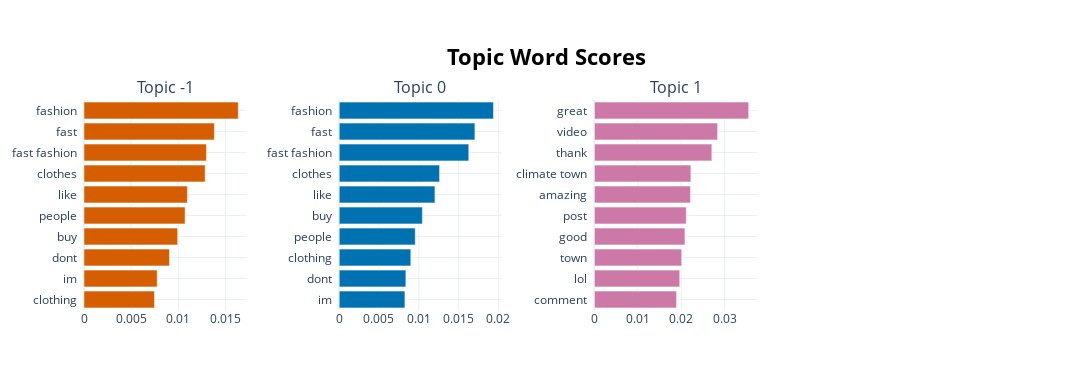

Notebook code cell kept with this figure:
### Code cell
visualize_barchart(model, n_words=10, top_n_topics=3, height=300, width=300)

### Figure 1 — Plotly figure (JSON) as saved in the notebook; plotly's stock layout.template omitted (floating-point values rounded to 4 significant figures)
{"data": [{"marker": {"color": "#D55E00"}, "orientation": "h", "type": "bar", "x": [0.007476, 0.007758, 0.00906, 0.00993, 0.01071, 0.01096, 0.01284, 0.01298, 0.01382, 0.01635], "xaxis": "x", "y": ["clothing  ", "im  ", "dont  ", "buy  ", "people  ", "like  ", "clothes  ", "fast fashion  ", "fast  ", "fashion  "], "yaxis": "y"}, {"marker": {"color": "#0072B2"}, "orientation": "h", "type": "bar", "x": [0.008258, 0.008379, 0.008998, 0.009555, 0.01045, 0.01203, 0.01261, 0.01628, 0.01706, 0.01939], "xaxis": "x2", "y": ["im  ", "dont  ", "clothing  ", "people  ", "buy  ", "like  ", "clothes  ", "fast fashion  ", "fast  ", "fashion  "], "yaxis": "y2"}, {"marker": {"color": "#CC79A7"}, "orientation": "h", "type": "bar", "x": [0.01895, 0.01967, 0.02013, 0.02087, 0.02118, 0.02214, 0.02224, 0.02708, 0.0284, 0.03557], "xaxis": "x3", "y": ["comment  ", "lol  ", "town  ", "good  ", "post  ", "amazing  ", "climate town  ", "thank  ", "video  ", "great  "], "yaxis": "y3"}], "layout": {"annotations": [{"font": {"size": 16}, "showarrow": false, "text": "Topic -1", "x": 0.0875, "xanchor": "center", "xref": "paper", "y": 1, "yanchor": "bottom", "yref": "paper"}, {"font": {"size": 16}, "showarrow": false, "text": "Topic 0", "x": 0.3625, "xanchor": "center", "xref": "paper", "y": 1, "yanchor": "bottom", "yref": "paper"}, {"font": {"size": 16}, "showarrow": false, "text": "Topic 1", "x": 0.6375, "xanchor": "center", "xref": "paper", "y": 1, "yanchor": "bottom", "yref": "paper"}], "height": 390, "hoverlabel": {"bgcolor": "white", "font": {"family": "Rockwell", "size": 16}}, "showlegend": false, "title": {"font": {"color": "Black", "size": 22}, "text": "<b>Topic Word Scores</b>", "x": 0.5, "xanchor": "center", "yanchor": "top"}, "width": 1200, "xaxis": {"anchor": "y", "domain": [0, 0.175], "showgrid": true}, "xaxis2": {"anchor": "y2", "domain": [0.275, 0.45], "showgrid": true}, "xaxis3": {"anchor": "y3", "domain": [0.55, 0.725], "showgrid": true}, "xaxis4": {"anchor": "y4", "domain": [0.825, 1], "showgrid": true}, "yaxis": {"anchor": "x", "domain": [0, 1], "showgrid": true}, "yaxis2": {"anchor": "x2", "domain": [0, 1], "showgrid": true}, "yaxis3": {"anchor": "x3", "domain": [0, 1], "showgrid": true}, "yaxis4": {"anchor": "x4", "domain": [0, 1], "showgrid": true}}}
